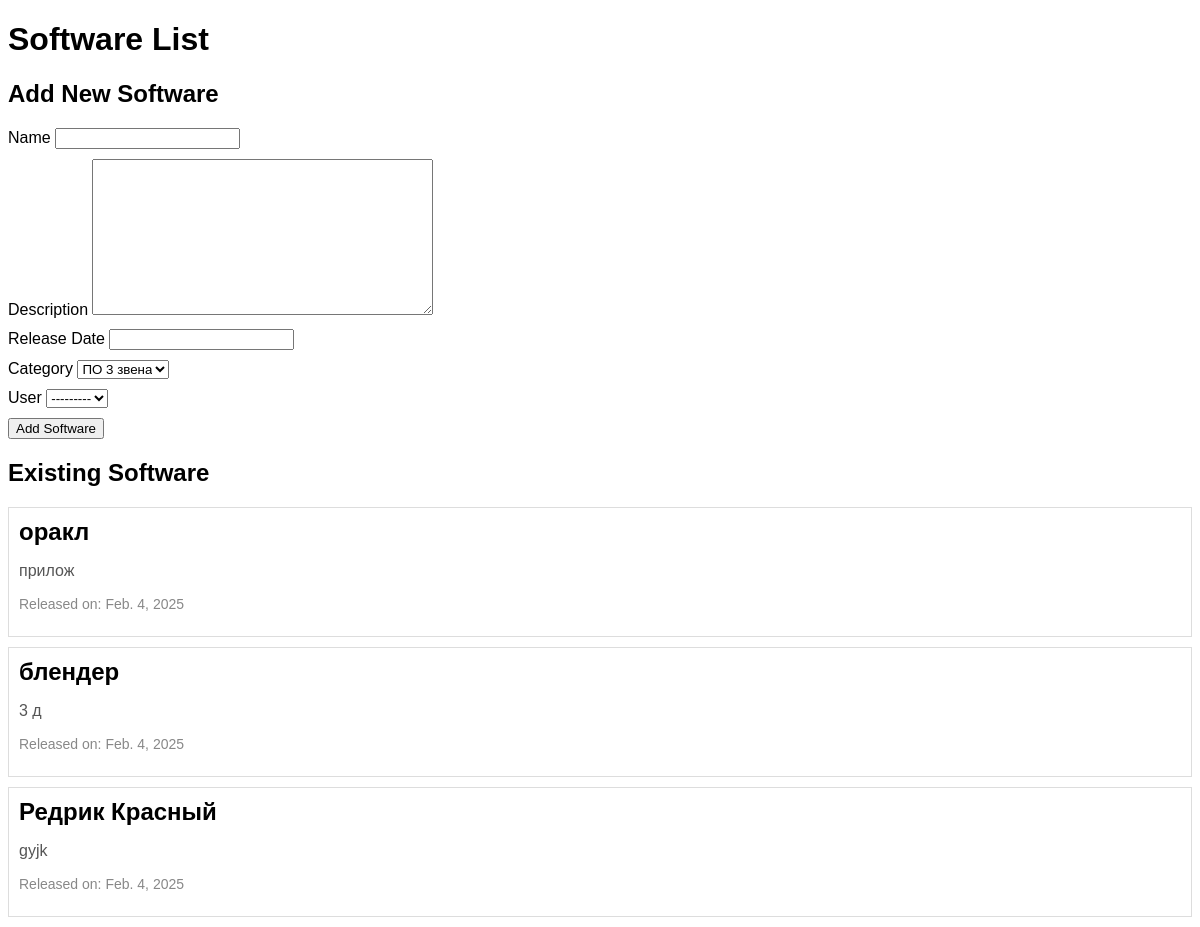
Before: / with the older database file.
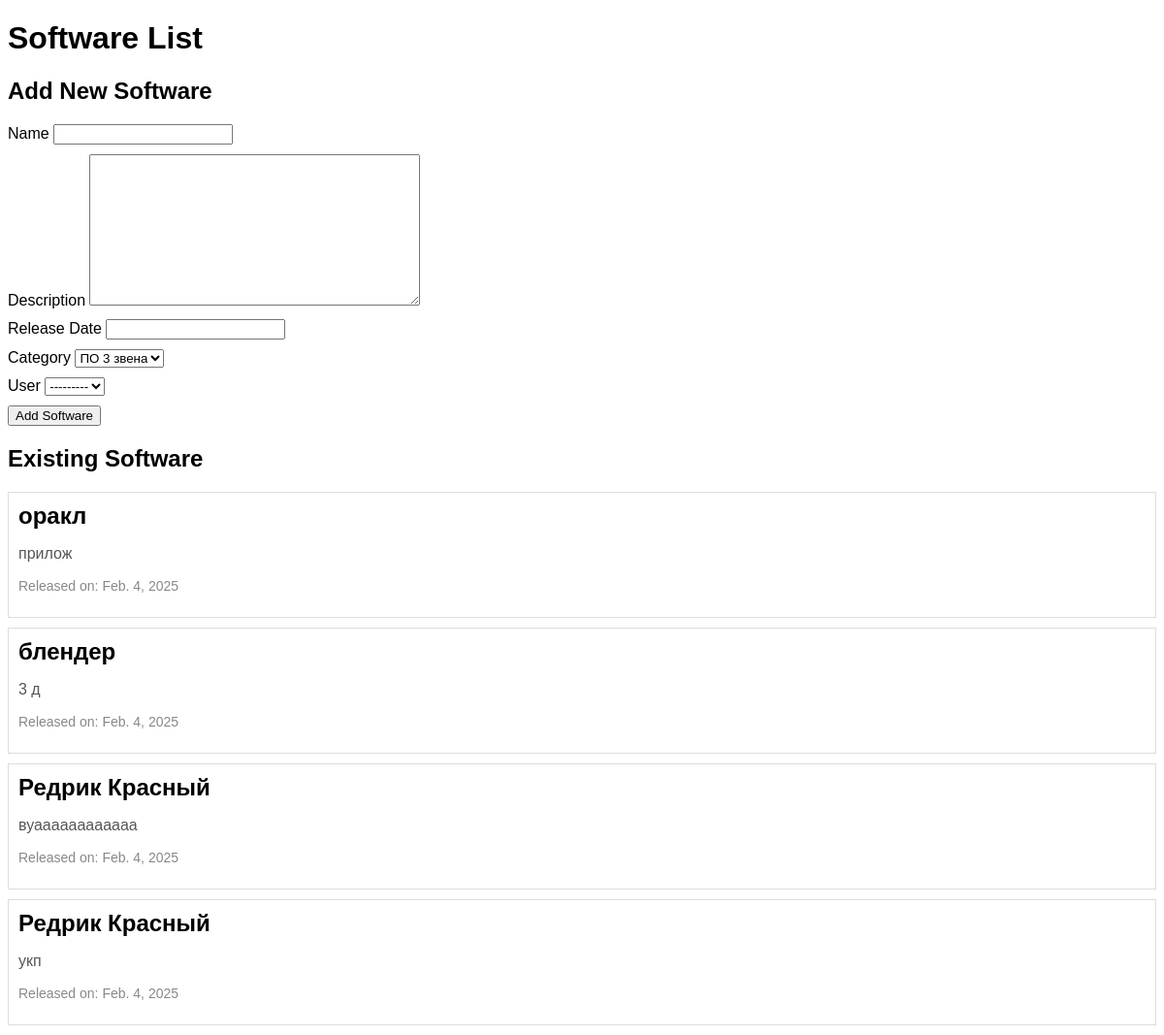
After: the same page with the newer database file.
### myapp/models.py (models this page shows, shortened)
class Software(models.Model):
    name = models.CharField(max_length=100)
    description = models.TextField()
    release_date = models.DateField()
    category = models.ForeignKey(Category, on_delete=models.CASCADE, default=1)  # Связь с категорией
    user = models.ForeignKey(User, on_delete=models.SET_NULL, null=True, blank=True)  # Связь с пользователем

### myapp/views.py (the view)
# urls.py: path('', views.home, name='home'),  # Главная страница
def home(request):
    softwares = Software.objects.all()  # Извлекаем все записи из модели Software
    if request.method == 'POST':
        form = SoftwareForm(request.POST)
        if form.is_valid():
            form.save()  # Сохраняем новую запись в базе данных
            return redirect('home')  # Перенаправляем обратно на главную страницу
    else:
        form = SoftwareForm()  # Пустая форма для GET-запроса
    return render(request, 'home.html', {'softwares': softwares, 'form': form})

### myapp/forms.py
class SoftwareForm(forms.ModelForm):
    class Meta:
        model = Software
        fields = ['name', 'description', 'release_date', 'category', 'user']  # Поля формы

### myapp/models.py (called while the page is built)
    def __str__(self):
        return self.name

### myapp/templates/home.html (shortened to what this page needs)
<!DOCTYPE html>
<html lang="en">
<head>
</head>
<body>
    <h1>Software List</h1>
    <h2>Add New Software</h2>
    <form method="POST">
        <div class="form-group">
            <label for="id_name">Name</label>
            {{ form.name }}
        </div>
        <div class="form-group">
            <label for="id_description">Description</label>
            {{ form.description }}
        </div>
        <div class="form-group">
            <label for="id_release_date">Release Date</label>
            {{ form.release_date }}
        </div>
        <div class="form-group">
            <label for="id_category">Category</label>
            {{ form.category }}
        </div>
        <div class="form-group">
            <label for="id_user">User</label>
            {{ form.user }}
        </div>
        <button type="submit">Add Software</button>
    </form>
    <h2>Existing Software</h2>
    <div>
        {% for software in softwares %}
            <div class="software-item">
                <h2>{{ software.name }}</h2>
                <p>{{ software.description|truncatewords:20 }}</p>
                <p class="release-date">Released on: {{ software.release_date }}</p>
            </div>
        {% empty %}
            <p>No software available.</p>
        {% endfor %}
    </div>
</body>
</html>

### myapp/templates/home.html (style rules this page uses)
body { font-family: Arial, sans-serif; }
.software-item { border: 1px solid #ddd; padding: 10px; margin-bottom: 10px; }
.software-item h2 { margin: 0; font-size: 24px; }
.software-item p { font-size: 16px; color: #555; }
.software-item .release-date { font-size: 14px; color: #888; }
form { margin-bottom: 20px; }
.form-group { margin-bottom: 10px; }

Changed rows visible on the page:
changed Software: description "gyjk" → "вуаааааааааааа"
added Software: name "Редрик Красный", description "укп", release_date "Feb. 4, 2025"
